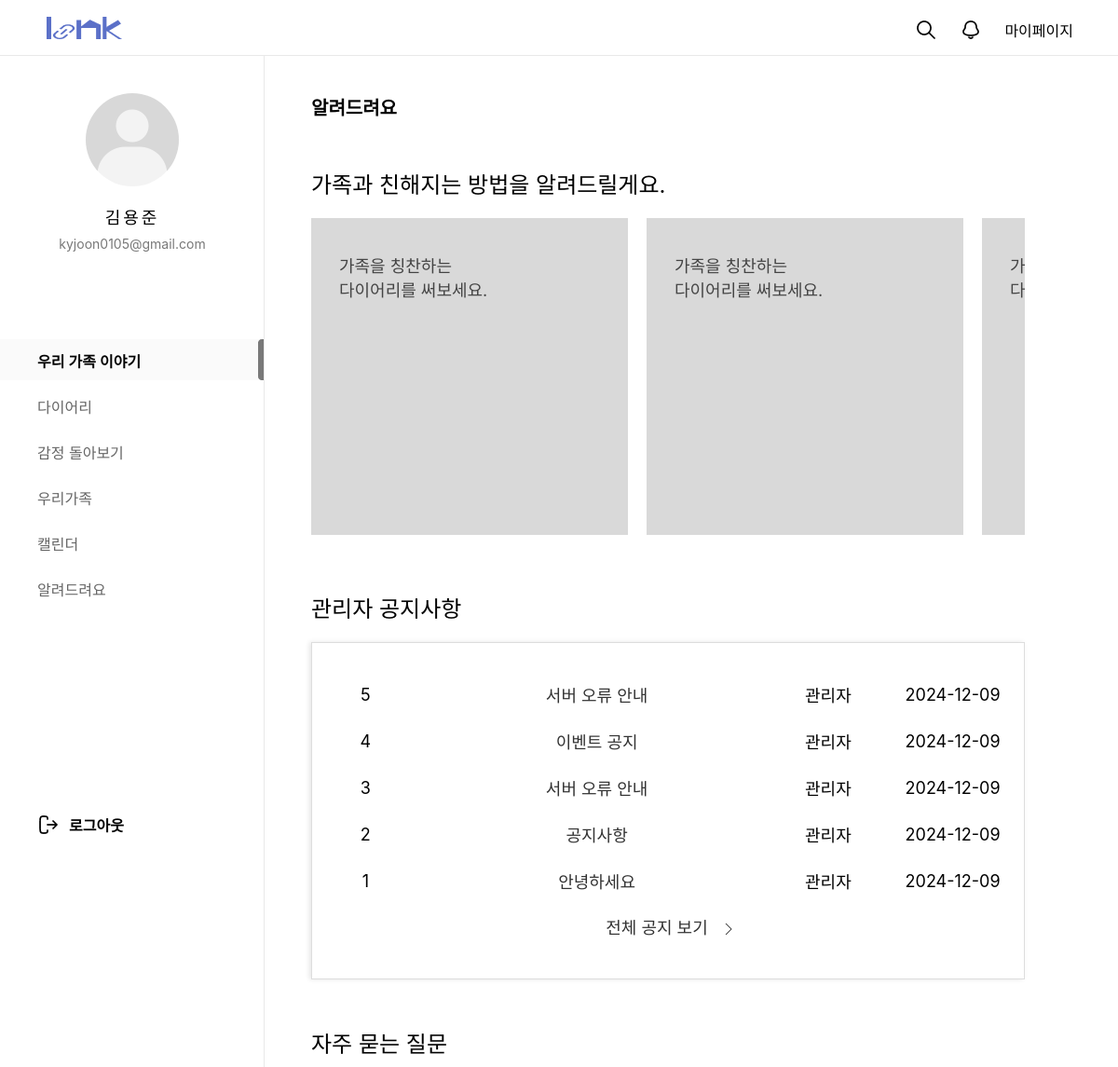
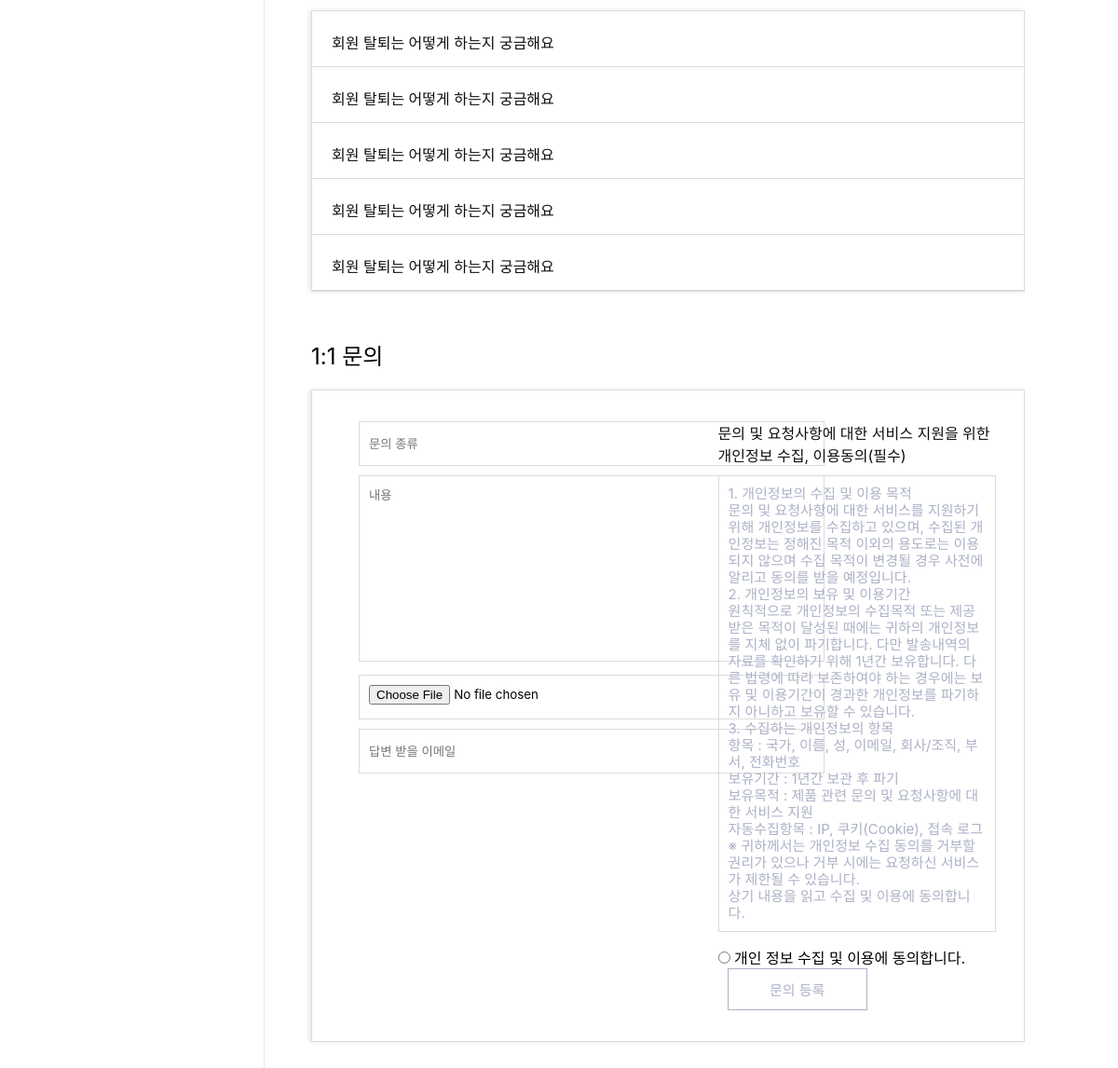
Screenshot of /customer/ with the database file from the repository (2 pictures, top to bottom).
### customer/models.py (models this page shows, shortened)
class NoticeBoard(models.Model):
  bno = models.AutoField(primary_key=True)
  member = models.CharField(max_length=100, default='관리자')
  btitle = models.CharField(max_length=1000)
  bcontent = models.TextField()
  bdate = models.DateTimeField(auto_now=True)
  bfile = models.ImageField(null=True, blank=True, upload_to='uploads/')
  like_members = models.ManyToManyField(Member, related_name='like_member',  blank=True)

### customer/views.py (the view)
# urls.py: path('', views.main, name="main"),
def main(request):
  qs = NoticeBoard.objects.order_by('-bno')[:5]
  context = {'notice_5':qs}
  return render(request, 'customer_service.html', context)

### customer/templates/customer_service.html (shortened to what this page needs)
{% extends 'main_navi_base.html' %}
{% load static %}
  {% block container-block%}
  <div id="container">
    <div id="customer_service_top">
      <h2>알려드려요</h2>
      <span>가족과 친해지는 방법을 알려드릴게요.</span>
      <div class="how_dairy">
        <div class="slider-item">
          <p>가족을 칭찬하는<br>다이어리를 써보세요.</p>
        </div>
        <div class="slider-item">
          <p>가족을 칭찬하는<br>다이어리를 써보세요.</p>
        </div>
        <div class="slider-item">
          <p>가족을 칭찬하는<br>다이어리를 써보세요.</p>
        </div>
      </div>
    </div>
    <div id="customer_service_notice">
      <span>관리자 공지사항</span>
      <div class="customer_service_notice_table">
        <table>
          <colgroup>
            <col style="width:15%;">
            <col style="width:50%;">
            <col style="width:15%;">
            <col style="width:20%;">
          </colgroup>
          {% for notice in notice_5%}
          <tr>
            <td>{{notice.bno}}</td>
            <td><a href="/customer/noticeview/{{notice.bno}}/">{{notice.btitle}}</a></td>
            <td>{{notice.member}}</td>
            <td>{{notice.bdate|date:'Y-m-d'}}</td>
          </tr>
          {% endfor %}
          <tr class="notice_list_last">
            <td colspan="4"><a href="/customer/noticelist/"><span>전체 공지 보기</span><img src="/static/images/customer/Expand_right_light.png" alt=""></a></td>
          </tr>
        </table>
      </div>
    </div>
    <div id="customer_service_qna">
      <span>자주 묻는 질문</span>
      <div class="customer_service_qnabox">
        <div class="customer_service_q">
          <p>회원 탈퇴는 어떻게 하는지 궁금해요</p>
        </div>
        <div class="customer_service_q">
          <p>회원 탈퇴는 어떻게 하는지 궁금해요</p>
        </div>
        <div class="customer_service_q">
          <p>회원 탈퇴는 어떻게 하는지 궁금해요</p>
        </div>
        <div class="customer_service_q">
          <p>회원 탈퇴는 어떻게 하는지 궁금해요</p>
        </div>
        <div class="customer_service_q">
          <p>회원 탈퇴는 어떻게 하는지 궁금해요</p>
        </div>
      </div>
    </div>
    <div id="customer_service_request">
      <span>1:1 문의</span>
      <div class="customer_service_request_box">
        <div class="customer_service_request_input">
          <input type="text" placeholder="문의 종류">
          <textarea name="" id="" placeholder="내용"></textarea>
          <input type="file" name="request_file" id="request_file">
          <input type="text" placeholder="답변 받을 이메일">
        </div>
        <div class="customer_service_request_agree">
          <p>문의 및 요청사항에 대한 서비스 지원을 위한 개인정보 수집, 이용동의(필수)</p>
          <div class="agree_txt">
            1. 개인정보의 수집 및 이용 목적<br>
            문의 및 요청사항에 대한 서비스를 지원하기 위해 개인정보를 수집하고 있으며, 수집된 개인정보는 정해진 목적 이외의 용도로는 이용되지 않으며 수집 목적이 변경될 경우 사전에 알리고 동의를 받을 예정입니다.<br>
            2. 개인정보의 보유 및 이용기간<br>
            원칙적으로 개인정보의 수집목적 또는 제공받은 목적이 달성된 때에는 귀하의 개인정보를 지체 없이 파기합니다. 다만 발송내역의 자료를 확인하기 위해 1년간 보유합니다. 다른 법령에 따라 보존하여야 하는 경우에는 보유 및 이용기간이 경과한 개인정보를 파기하지 아니하고 보유할 수 있습니다.<br>
            3. 수집하는 개인정보의 항목<br>
            항목 : 국가, 이름, 성, 이메일, 회사/조직, 부서, 전화번호<br>
            보유기간 : 1년간 보관 후 파기<br>
            보유목적 : 제품 관련 문의 및 요청사항에 대한 서비스 지원<br>
            자동수집항목 : IP, 쿠키(Cookie), 접속 로그<br>
            ※ 귀하께서는 개인정보 수집 동의를 거부할 권리가 있으나 거부 시에는 요청하신 서비스가 제한될 수 있습니다.<br>
            상기 내용을 읽고 수집 및 이용에 동의합니다.<br>
          </div>
          <div class="agree_chk">
            <input type="radio" value='agree' id='agree'>
            <label for="agree"> 개인 정보 수집 및 이용에 동의합니다.</label>
            <button type="button">문의 등록</button>
          </div>
        </div>
      </div>
    </div>
  </div>
  {% endblock container-block%}

### static/css/main_navi_base.css (style rules this page uses)
* { margin: 0; padding: 0; font-family: "Pretendard Variable", Pretendard, -apple-system, BlinkMacSystemFont, system-ui, Roboto, "Helvetica Neue", "Segoe UI", "Apple SD Gothic Neo", "Noto Sans KR", "Malgun Gothic", "Apple Color Emoji", "Segoe UI Emoji", "Segoe UI Symbol", sans-serif; }
a { text-decoration: none; color: inherit; cursor: pointer; }

### static/css/customer/customer_service.css (style rules this page uses)
* { margin: 0; padding: 0; box-sizing: border-box; font-family: "Pretendard Variable", Pretendard, -apple-system, BlinkMacSystemFont, system-ui, Roboto, "Helvetica Neue", "Segoe UI", "Apple SD Gothic Neo", "Noto Sans KR", "Malgun Gothic", "Apple Color Emoji", "Segoe UI Emoji", "Segoe UI Symbol", sans-serif; }
a { text-decoration: none; }
body, html { height: 100%; }
table, tr, td { border-collapse: collapse; color: #333; font-size: 14px; }
#container { width: 100%; min-height: 100vh; padding: 100px 180px 300px 334px; }
#customer_service_top { width: 100%; margin-bottom: 60px; overflow: hidden; position: relative; z-index: 10; }
#customer_service_top h2 { font-size: 20px; font-weight: medium; margin-bottom: 50px; }
#customer_service_top span { font-size: 24px; }
#customer_service_top .how_dairy { display: flex; transition: transform 0.3s ease-in-out; touch-action: pan-y; }
#customer_service_top .how_dairy div { background: #D9D9D9; min-width: 340px; height: 340px; margin: 20px 20px 0 0; }
#customer_service_top .how_dairy p { font-size: 18px; color: #444; width: 160px; height: 60px; margin: 37px 0 0 30px; }
#customer_service_notice { margin-bottom: 50px; }
#customer_service_notice span { font-size: 24px; }
.customer_service_notice_table { border: 1px solid #ddd; box-shadow: -2px 0 5px rgba(0, 0, 0, 0.1); margin-top: 20px; }
#customer_service_notice table { margin-top: 30px; margin-bottom: 30px; width: 100%; }
#customer_service_notice table td { height: 50px; font-size: 18px; color: #000; text-align: center; box-sizing: border-box; }
#customer_service_notice table td a { color: #333; }
#customer_service_notice .notice_list_last span { width: 130px; height: 24px; font-size: 18px; align-items: center; text-align: center; display: inline-block; }
.notice_list_last img { vertical-align: middle; }
.notice_list_last { justify-content: center; align-items: center; }
#customer_service_qna { margin-bottom: 50px; }
#customer_service_qna span { font-size: 24px; }
.customer_service_qnabox { border: 1px solid #ddd; box-shadow: -2px 0 5px rgba(0, 0, 0, 0.1); margin-top: 20px; }
.customer_service_qnabox div { border-bottom: 1px solid #DBDBDB; }
.customer_service_q { height: 60px; padding: 21px 21px; border-bottom: 1px solid #DBDBDB; font-size: 16px; color: #0F0F0F; cursor: pointer; }
#customer_service_request { margin-bottom: 50px; }
#customer_service_request span { font-size: 24px; }
.customer_service_request_box { display: flex; border: 1px solid #ddd; box-shadow: -2px 0 5px rgba(0, 0, 0, 0.1); margin-top: 20px; }
.customer_service_request_input { width: 40%; margin: 33px 50px; }
.customer_service_request_input input { width: 500px; height: 48px; border: 1px solid #DBDBDB; margin-bottom: 10px; padding: 10px; }
.customer_service_request_input textarea { width: 500px; height: 200px; margin-bottom: 10px; padding: 10px; border: 1px solid #DBDBDB; resize: none; outline: none; }
.customer_service_request_agree { padding: 33px 30px; }
.customer_service_request_agree p { font-size: 16px; color: #0F0F0F; margin-bottom: 10px; }
.agree_txt { border: 1px solid #DBDBDB; font-size: 15px; line-height: 18px; color: #ACB1C6; padding: 10px; }
.agree_chk { float: right; margin-top: 15px; }
.agree_chk button { width: 150px; height: 45px; background: white; font-size: 15px; border: 1px solid #ACB1C6; color: #ACB1C6; margin-left: 10px; cursor: pointer; }

### static/css/customer/customer_notice_view.css (style rules this page uses)
* { margin: 0; padding: 0; box-sizing: border-box; font-family: "Pretendard Variable", Pretendard, -apple-system, BlinkMacSystemFont, system-ui, Roboto, "Helvetica Neue", "Segoe UI", "Apple SD Gothic Neo", "Noto Sans KR", "Malgun Gothic", "Apple Color Emoji", "Segoe UI Emoji", "Segoe UI Symbol", sans-serif; }
a { text-decoration: none; }
body, html { height: 100%; }
table, tr, td { border-collapse: collapse; color: #333; font-size: 14px; }
#container { width: 100%; min-height: 100vh; padding: 100px 180px 300px 334px; }

### rows the page displays
NoticeBoard: bno "5", btitle "서버 오류 안내", member "관리자", bdate "2024-12-09"
NoticeBoard: bno "4", btitle "이벤트 공지", member "관리자", bdate "2024-12-09"
NoticeBoard: bno "3", btitle "서버 오류 안내", member "관리자", bdate "2024-12-09"
NoticeBoard: bno "2", btitle "공지사항", member "관리자", bdate "2024-12-09"
NoticeBoard: bno "1", btitle "안녕하세요", member "관리자", bdate "2024-12-09"
